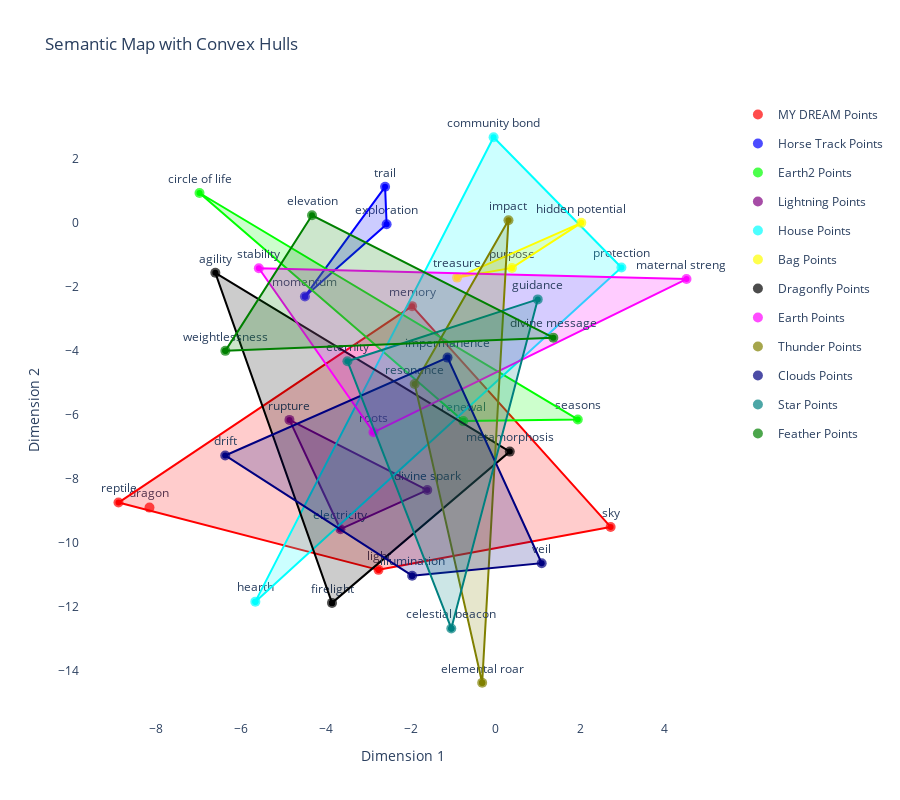

This figure's notebook cell:
### Code cell
import numpy as np
import plotly.graph_objects as go
from sklearn.manifold import TSNE
from shapely.geometry import MultiPoint
from scipy.spatial import ConvexHull
from transformers import CLIPTokenizer, CLIPModel
import torch
from sklearn.decomposition import PCA
from umap import UMAP


def map_words_to_semantic_space_dynamic(word_dict, scaling_factor=2000, dim_red="tsne"):
    # Load CLIP model and tokenizer
    model_name = "openai/clip-vit-base-patch32"
    tokenizer = CLIPTokenizer.from_pretrained(model_name)
    model = CLIPModel.from_pretrained(model_name)

    # Combine all words across archetypes
    all_words = []
    labels = []
    for archetype, words in word_dict.items():
        all_words.extend(words)
        labels.extend([archetype] * len(words))

    # Calculate embeddings for all words
    word_vectors = []
    for word in all_words:
        tokenized = tokenizer(word, return_tensors="pt", padding=True, truncation=True)
        with torch.no_grad():
            embedding = model.get_text_features(**tokenized)
        word_vectors.append(embedding.squeeze(0).numpy())

    word_vectors = np.array(word_vectors)

    # Dimensionality reduction
    # Dimensionality reduction
    if dim_red == "tsne":
        dim_red_model = TSNE(n_components=2, perplexity=12, random_state=42)
        word_vectors_2d = dim_red_model.fit_transform(word_vectors)
    elif dim_red == "pca":
        dim_red_model = PCA(n_components=2)
        word_vectors_2d = dim_red_model.fit_transform(word_vectors)
    elif dim_red == "umap":
        dim_red_model = UMAP(n_components=2, random_state=42)
        word_vectors_2d = dim_red_model.fit_transform(word_vectors)
    else:
        raise ValueError(f"Invalid value for dim_red: {dim_red}. Supported values: 'tsne', 'pca', 'umap'.")

    return word_vectors_2d, labels, all_words


def create_dynamic_plot(word_vectors_2d, labels, all_words):
    # Create a Plotly figure
    fig = go.Figure()

    unique_archetypes = list(set(labels))
    base_colors = [
        'rgba(255, 0, 0, 1)',    # Red
        'rgba(0, 0, 255, 1)',    # Blue
        'rgba(0, 255, 0, 1)',    # Green
        'rgba(128, 0, 128, 1)',  # Purple
        'rgba(0, 255, 255, 1)',  # Cyan
        'rgba(255, 255, 0, 1)',  # Yellow
        'rgba(0, 0, 0, 1)',      # Black
        'rgba(255, 0, 255, 1)',  # Magenta
        'rgba(128, 128, 0, 1)',  # Olive
        'rgba(0, 0, 128, 1)',    # Navy
        'rgba(0, 128, 128, 1)',  # Teal
        'rgba(0, 128, 0, 1)',    # Lime
    ]

    archetype_hulls = {}

    for i, archetype in enumerate(unique_archetypes):
        # Get points for the current archetype
        archetype_indices = [j for j, label in enumerate(labels) if label == archetype]
        x = word_vectors_2d[archetype_indices, 0]
        y = word_vectors_2d[archetype_indices, 1]

        # Calculate convex hull and area
        archetype_points = MultiPoint([(x[j], y[j]) for j in range(len(x))])
        hull = archetype_points.convex_hull
        area = hull.area
        archetype_hulls[archetype] = hull

        print(f"{archetype} area: {area:.2f}")

        # Add scatter plot for archetype points
        fig.add_trace(go.Scatter(
            x=x, y=y,
            mode='markers+text',
            marker=dict(size=10, color=base_colors[i % len(base_colors)], opacity=0.7),
            text=np.array(all_words)[archetype_indices],
            textposition="top center",
            name=f"{archetype} Points",
            legendgroup=archetype,  # Group the points and hull together
            showlegend=True         # Show legend only for the points
        ))

        # Add convex hull for archetype
        if len(x) > 2:  # Only plot hull if it exists
            hull_coords = np.array(hull.exterior.coords)
            fig.add_trace(go.Scatter(
                x=hull_coords[:, 0].tolist() + [hull_coords[0, 0]],
                y=hull_coords[:, 1].tolist() + [hull_coords[0, 1]],
                fill='toself',
                fillcolor=base_colors[i % len(base_colors)].replace('1)', '0.2)'),
                line=dict(color=base_colors[i % len(base_colors)]),
                name=f"{archetype} Hull",
                legendgroup=archetype,  # Group the hull with the points
                showlegend=False        # Do not show a separate legend for the hull
            ))

    # Update plot layout
    fig.update_layout(
        title="Semantic Map with Convex Hulls",
        xaxis_title="Dimension 1",
        yaxis_title="Dimension 2",
        width=900,
        height=800
    )
    # Remove gridlines
    fig.update_xaxes(showgrid=False)
    fig.update_yaxes(showgrid=False)
    # Remove background color
    fig.update_layout(plot_bgcolor='rgba(0,0,0,0)')
    fig.write_html("dynamic_semantic_map.html")
    fig.show()

    return archetype_hulls



# Lakota symbols
lakota_symbols = {
    "Bag": ["purpose", "treasure", "hidden potential"],
    "Clouds": ["impermanence", "veil", "drift", "illumination"],
    "Dragonfly": ["agility", "metamorphosis", "firelight"],
    "Earth": ["stability", "roots", "maternal strength"],
    "Earth2": ["renewal", "seasons", "circle of life"],
    "Feather": ["elevation", "weightlessness", "divine message"],
    "Horse Track": ["exploration", "trail", "momentum"],
    "House": ["protection", "hearth", "community bond"],
    "Lightning": ["rupture", "electricity", "divine spark"],
    "Star": ["guidance", "eternity", "celestial beacon"],
    "Thunder": ["resonance", "impact", "elemental roar"],
    "MY DREAM": ["dragon", "reptile", "light", "memory", "sky"],
}

# Map words to semantic space
word_vectors_2d, labels, all_words = map_words_to_semantic_space_dynamic(lakota_symbols, dim_red="tsne")

# Create dynamic plot
hulls = create_dynamic_plot(word_vectors_2d, labels, all_words)
plot_archetype_heatmap(hulls)

### Figure 1 — Plotly figure (JSON) as saved in the notebook; plotly's stock layout.template omitted (floating-point values rounded to 4 significant figures)
{"data": [{"legendgroup": "MY DREAM", "marker": {"color": "rgba(255, 0, 0, 1)", "opacity": 0.7, "size": 10}, "mode": "markers+text", "name": "MY DREAM Points", "showlegend": true, "text": ["dragon", "reptile", "light", "memory", "sky"], "textposition": "top center", "type": "scatter", "x": [-8.163, -8.895, -2.757, -1.965, 2.722], "y": [-8.908, -8.751, -10.85, -2.612, -9.512]}, {"fill": "toself", "fillcolor": "rgba(255, 0, 0, 0.2)", "legendgroup": "MY DREAM", "line": {"color": "rgba(255, 0, 0, 1)"}, "name": "MY DREAM Hull", "showlegend": false, "type": "scatter", "x": [-2.757, -8.895, -1.965, 2.722, -2.757, -2.757], "y": [-10.85, -8.751, -2.612, -9.512, -10.85, -10.85]}, {"legendgroup": "Horse Track", "marker": {"color": "rgba(0, 0, 255, 1)", "opacity": 0.7, "size": 10}, "mode": "markers+text", "name": "Horse Track Points", "showlegend": true, "text": ["exploration", "trail", "momentum"], "textposition": "top center", "type": "scatter", "x": [-2.565, -2.602, -4.494], "y": [-0.05437, 1.118, -2.307]}, {"fill": "toself", "fillcolor": "rgba(0, 0, 255, 0.2)", "legendgroup": "Horse Track", "line": {"color": "rgba(0, 0, 255, 1)"}, "name": "Horse Track Hull", "showlegend": false, "type": "scatter", "x": [-4.494, -2.602, -2.565, -4.494, -4.494], "y": [-2.307, 1.118, -0.05437, -2.307, -2.307]}, {"legendgroup": "Earth2", "marker": {"color": "rgba(0, 255, 0, 1)", "opacity": 0.7, "size": 10}, "mode": "markers+text", "name": "Earth2 Points", "showlegend": true, "text": ["renewal", "seasons", "circle of life"], "textposition": "top center", "type": "scatter", "x": [-0.7545, 1.947, -6.982], "y": [-6.205, -6.153, 0.9248]}, {"fill": "toself", "fillcolor": "rgba(0, 255, 0, 0.2)", "legendgroup": "Earth2", "line": {"color": "rgba(0, 255, 0, 1)"}, "name": "Earth2 Hull", "showlegend": false, "type": "scatter", "x": [-0.7545, -6.982, 1.947, -0.7545, -0.7545], "y": [-6.205, 0.9248, -6.153, -6.205, -6.205]}, {"legendgroup": "Lightning", "marker": {"color": "rgba(128, 0, 128, 1)", "opacity": 0.7, "size": 10}, "mode": "markers+text", "name": "Lightning Points", "showlegend": true, "text": ["rupture", "electricity", "divine spark"], "textposition": "top center", "type": "scatter", "x": [-4.859, -3.656, -1.606], "y": [-6.166, -9.583, -8.36]}, {"fill": "toself", "fillcolor": "rgba(128, 0, 128, 0.2)", "legendgroup": "Lightning", "line": {"color": "rgba(128, 0, 128, 1)"}, "name": "Lightning Hull", "showlegend": false, "type": "scatter", "x": [-3.656, -4.859, -1.606, -3.656, -3.656], "y": [-9.583, -6.166, -8.36, -9.583, -9.583]}, {"legendgroup": "House", "marker": {"color": "rgba(0, 255, 255, 1)", "opacity": 0.7, "size": 10}, "mode": "markers+text", "name": "House Points", "showlegend": true, "text": ["protection", "hearth", "community bond"], "textposition": "top center", "type": "scatter", "x": [2.977, -5.664, -0.04076], "y": [-1.402, -11.85, 2.667]}, {"fill": "toself", "fillcolor": "rgba(0, 255, 255, 0.2)", "legendgroup": "House", "line": {"color": "rgba(0, 255, 255, 1)"}, "name": "House Hull", "showlegend": false, "type": "scatter", "x": [-5.664, -0.04076, 2.977, -5.664, -5.664], "y": [-11.85, 2.667, -1.402, -11.85, -11.85]}, {"legendgroup": "Bag", "marker": {"color": "rgba(255, 255, 0, 1)", "opacity": 0.7, "size": 10}, "mode": "markers+text", "name": "Bag Points", "showlegend": true, "text": ["purpose", "treasure", "hidden potential"], "textposition": "top center", "type": "scatter", "x": [0.3928, -0.9022, 2.03], "y": [-1.417, -1.719, -0.00763]}, {"fill": "toself", "fillcolor": "rgba(255, 255, 0, 0.2)", "legendgroup": "Bag", "line": {"color": "rgba(255, 255, 0, 1)"}, "name": "Bag Hull", "showlegend": false, "type": "scatter", "x": [-0.9022, 2.03, 0.3928, -0.9022, -0.9022], "y": [-1.719, -0.00763, -1.417, -1.719, -1.719]}, {"legendgroup": "Dragonfly", "marker": {"color": "rgba(0, 0, 0, 1)", "opacity": 0.7, "size": 10}, "mode": "markers+text", "name": "Dragonfly Points", "showlegend": true, "text": ["agility", "metamorphosis", "firelight"], "textposition": "top center", "type": "scatter", "x": [-6.609, 0.3412, -3.855], "y": [-1.57, -7.157, -11.89]}, {"fill": "toself", "fillcolor": "rgba(0, 0, 0, 0.2)", "legendgroup": "Dragonfly", "line": {"color": "rgba(0, 0, 0, 1)"}, "name": "Dragonfly Hull", "showlegend": false, "type": "scatter", "x": [-3.855, -6.609, 0.3412, -3.855, -3.855], "y": [-11.89, -1.57, -7.157, -11.89, -11.89]}, {"legendgroup": "Earth", "marker": {"color": "rgba(255, 0, 255, 1)", "opacity": 0.7, "size": 10}, "mode": "markers+text", "name": "Earth Points", "showlegend": true, "text": ["stability", "roots", "maternal strength"], "textposition": "top center", "type": "scatter", "x": [-5.582, -2.876, 4.513], "y": [-1.428, -6.554, -1.764]}, {"fill": "toself", "fillcolor": "rgba(255, 0, 255, 0.2)", "legendgroup": "Earth", "line": {"color": "rgba(255, 0, 255, 1)"}, "name": "Earth Hull", "showlegend": false, "type": "scatter", "x": [-2.876, -5.582, 4.513, -2.876, -2.876], "y": [-6.554, -1.428, -1.764, -6.554, -6.554]}, {"legendgroup": "Thunder", "marker": {"color": "rgba(128, 128, 0, 1)", "opacity": 0.7, "size": 10}, "mode": "markers+text", "name": "Thunder Points", "showlegend": true, "text": ["resonance", "impact", "elemental roar"], "textposition": "top center", "type": "scatter", "x": [-1.904, 0.3105, -0.3102], "y": [-5.042, 0.075, -14.38]}, {"fill": "toself", "fillcolor": "rgba(128, 128, 0, 0.2)", "legendgroup": "Thunder", "line": {"color": "rgba(128, 128, 0, 1)"}, "name": "Thunder Hull", "showlegend": false, "type": "scatter", "x": [-0.3102, -1.904, 0.3105, -0.3102, -0.3102], "y": [-14.38, -5.042, 0.075, -14.38, -14.38]}, {"legendgroup": "Clouds", "marker": {"color": "rgba(0, 0, 128, 1)", "opacity": 0.7, "size": 10}, "mode": "markers+text", "name": "Clouds Points", "showlegend": true, "text": ["impermanence", "veil", "drift", "illumination"], "textposition": "top center", "type": "scatter", "x": [-1.128, 1.094, -6.376, -1.964], "y": [-4.22, -10.65, -7.278, -11.04]}, {"fill": "toself", "fillcolor": "rgba(0, 0, 128, 0.2)", "legendgroup": "Clouds", "line": {"color": "rgba(0, 0, 128, 1)"}, "name": "Clouds Hull", "showlegend": false, "type": "scatter", "x": [-1.964, -6.376, -1.128, 1.094, -1.964, -1.964], "y": [-11.04, -7.278, -4.22, -10.65, -11.04, -11.04]}, {"legendgroup": "Star", "marker": {"color": "rgba(0, 128, 128, 1)", "opacity": 0.7, "size": 10}, "mode": "markers+text", "name": "Star Points", "showlegend": true, "text": ["guidance", "eternity", "celestial beacon"], "textposition": "top center", "type": "scatter", "x": [1.002, -3.491, -1.039], "y": [-2.4, -4.333, -12.69]}, {"fill": "toself", "fillcolor": "rgba(0, 128, 128, 0.2)", "legendgroup": "Star", "line": {"color": "rgba(0, 128, 128, 1)"}, "name": "Star Hull", "showlegend": false, "type": "scatter", "x": [-1.039, -3.491, 1.002, -1.039, -1.039], "y": [-12.69, -4.333, -2.4, -12.69, -12.69]}, {"legendgroup": "Feather", "marker": {"color": "rgba(0, 128, 0, 1)", "opacity": 0.7, "size": 10}, "mode": "markers+text", "name": "Feather Points", "showlegend": true, "text": ["elevation", "weightlessness", "divine message"], "textposition": "top center", "type": "scatter", "x": [-4.327, -6.372, 1.369], "y": [0.2296, -4.009, -3.596]}, {"fill": "toself", "fillcolor": "rgba(0, 128, 0, 0.2)", "legendgroup": "Feather", "line": {"color": "rgba(0, 128, 0, 1)"}, "name": "Feather Hull", "showlegend": false, "type": "scatter", "x": [-6.372, -4.327, 1.369, -6.372, -6.372], "y": [-4.009, 0.2296, -3.596, -4.009, -4.009]}], "layout": {"height": 800, "plot_bgcolor": "rgba(0,0,0,0)", "title": {"text": "Semantic Map with Convex Hulls"}, "width": 900, "xaxis": {"showgrid": false, "title": {"text": "Dimension 1"}}, "yaxis": {"showgrid": false, "title": {"text": "Dimension 2"}}}}
